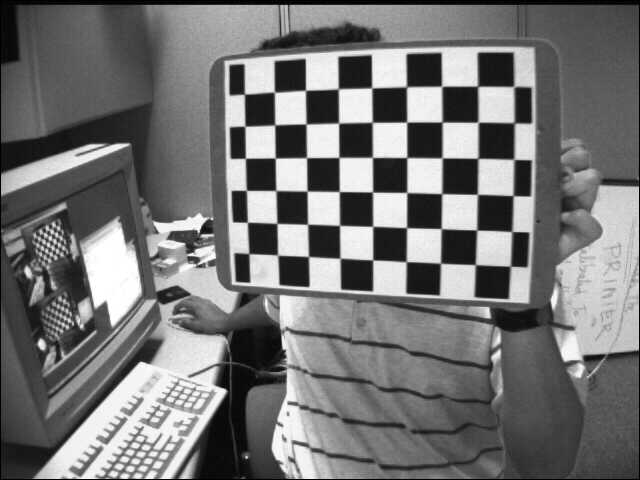
#> input picture src/Camera Calibration and 3D Reconstruction/camera_calibration/camera_calibration/left01.jpg, 640 x 480 px, given in place of noisy2.png, which was not available
$ python ImageThreadholding.py   (Python 2 division)
#> lines starting #> are read from the running program, lines starting #| are printed output that depends on the picture; after the words box and inside, x2 and y2 are one past the last pixel; in counts of white or black regions, pixels touching at a corner belong together; pictures that were not available may be replaced by others from this repository, and a replacement may not be noted

import cv2
import numpy as np
from matplotlib import pyplot as plt

def SimpleThresholding():
	img = cv2.imread('gradient.png',0)
	ret,thresh1 = cv2.threshold(img,127,255,cv2.THRESH_BINARY)
	ret,thresh2 = cv2.threshold(img,127,255,cv2.THRESH_BINARY_INV)
	ret,thresh3 = cv2.threshold(img,127,255,cv2.THRESH_TRUNC)
	ret,thresh4 = cv2.threshold(img,127,255,cv2.THRESH_TOZERO)
	ret,thresh5 = cv2.threshold(img,127,255,cv2.THRESH_TOZERO_INV)
	titles = ['Original Image','BINARY','BINARY_INV','TRUNC','TOZERO','TOZERO_INV']
	images = [img, thresh1, thresh2, thresh3, thresh4, thresh5]
	for i in xrange(6):
		plt.subplot(2,3,i+1),plt.imshow(images[i],'gray')
		plt.title(titles[i])
		plt.xticks([]),plt.yticks([])
	plt.show()


# get different thresholds for different regions of the same image
# better results for images with varying illumination
def AdaptiveThresholding():
	img = cv2.imread('sudoku.png',0)
	img = cv2.medianBlur(img,5)
	ret,th1 = cv2.threshold(img,127,255,cv2.THRESH_BINARY)
	th2 = cv2.adaptiveThreshold(img,255,cv2.ADAPTIVE_THRESH_MEAN_C,\
				cv2.THRESH_BINARY,11,2)
	th3 = cv2.adaptiveThreshold(img,255,cv2.ADAPTIVE_THRESH_GAUSSIAN_C,\
				cv2.THRESH_BINARY,11,2)
	titles = ['Original Image', 'Global Thresholding (v = 127)',
				'Adaptive Mean Thresholding', 'Adaptive Gaussian Thresholding']
	images = [img, th1, th2, th3]
	for i in xrange(4):
		plt.subplot(2,2,i+1),plt.imshow(images[i],'gray')
		plt.title(titles[i])
		plt.xticks([]),plt.yticks([])
	plt.show()

# bimodal image's histogram has two peaks
# Otsu_Binarization automatically calculates a threshold value from image histogram for a bimodal image.
def Otsu_Binarization():
	img = cv2.imread('noisy2.png',0)
#> img is the input picture: shape (480, 640); min 0, max 255, mean 116.6
	# global thresholding
	ret1,th1 = cv2.threshold(img,127,255,cv2.THRESH_BINARY)
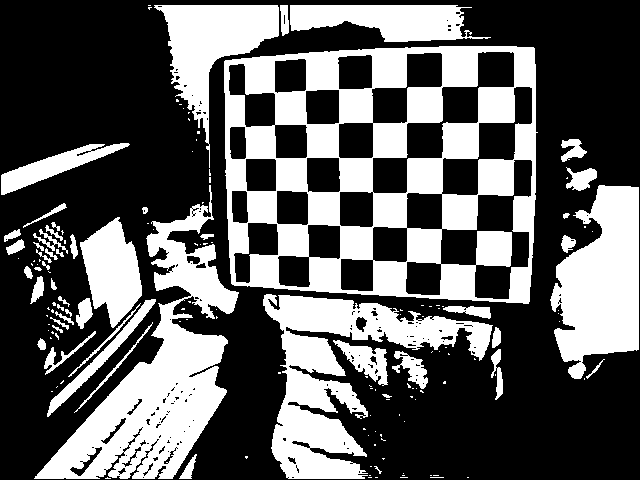
#> th1: shape (480, 640); 37.2% white; 154 white regions (103 under 20 px), largest, box (x1, y1, x2, y2) and area: (224, 46, 538, 304) 40560, (34, 185, 239, 479) 19648, (263, 294, 493, 479) 15143
	print "threshold ",ret1
	# Otsu's thresholding
	ret2,th2 = cv2.threshold(img,0,255,cv2.THRESH_BINARY+cv2.THRESH_OTSU)
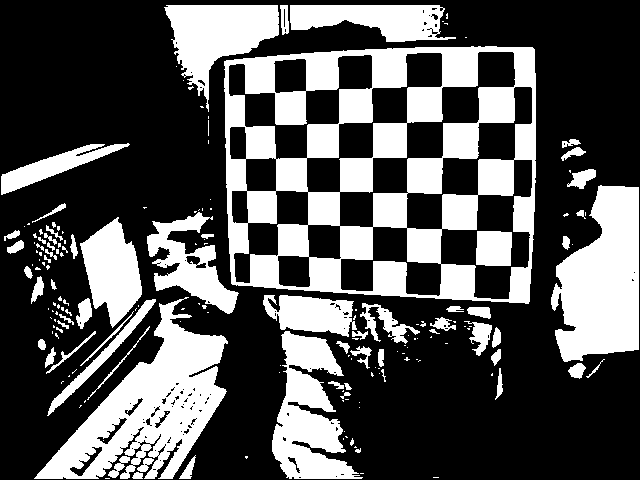
#> th2: shape (480, 640); 33.5% white; 182 white regions (113 under 20 px), largest, box (x1, y1, x2, y2) and area: (224, 46, 536, 304) 38498, (34, 297, 228, 479) 14211, (551, 185, 639, 362) 11058
#> ret2 = 138
	print "threshold ",ret2
#| threshold  138.0
	# Otsu's thresholding after Gaussian filtering
	blur = cv2.GaussianBlur(img,(5,5),0)
	ret3,th3 = cv2.threshold(blur,0,255,cv2.THRESH_BINARY+cv2.THRESH_OTSU)
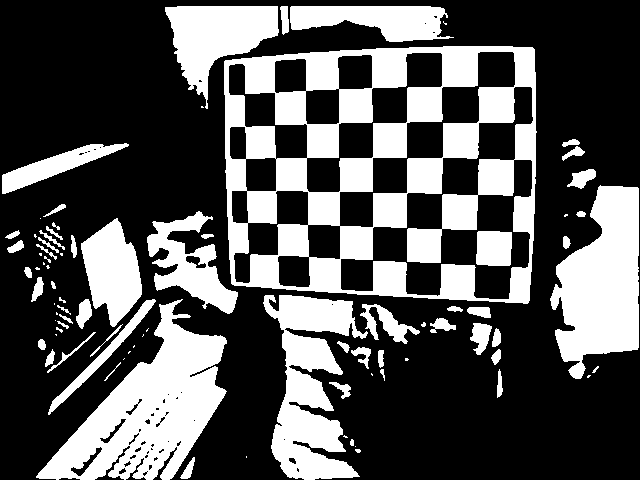
#> th3: shape (480, 640); 33.6% white; 85 white regions (30 under 20 px), largest, box (x1, y1, x2, y2) and area: (224, 46, 537, 304) 38669, (36, 299, 227, 480) 15245, (550, 185, 639, 379) 11267
#> ret3 = 137
	print "threshold ",ret3
#| threshold  137.0
	# plot all the images and their histograms
	images = [img, 0, th1,
			  img, 0, th2,
			  blur, 0, th3]
	titles = ['Original Noisy Image','Histogram','Global Thresholding (v=127)',
			  'Original Noisy Image','Histogram',"Otsu's Thresholding",
			  'Gaussian filtered Image','Histogram',"Otsu's Thresholding"]
	for i in xrange(3):
		plt.subplot(3,3,i*3+1),plt.imshow(images[i*3],'gray')
		plt.title(titles[i*3]), plt.xticks([]), plt.yticks([])
		plt.subplot(3,3,i*3+2),plt.hist(images[i*3].ravel(),256)
		plt.title(titles[i*3+1]), plt.xticks([]), plt.yticks([])
		plt.subplot(3,3,i*3+3),plt.imshow(images[i*3+2],'gray')
		plt.title(titles[i*3+2]), plt.xticks([]), plt.yticks([])
	plt.show()
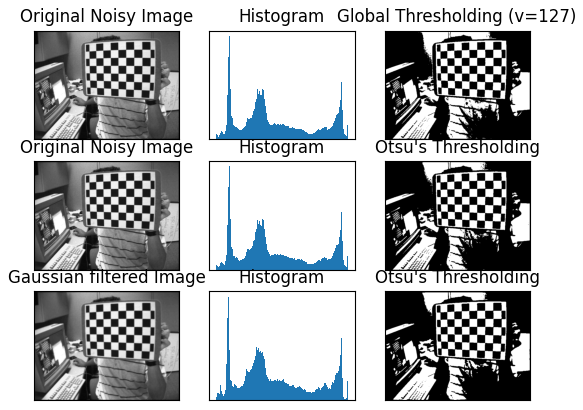
#> figure drawn by matplotlib, 9 panels


#SimpleThresholding()
#AdaptiveThresholding()
Otsu_Binarization()

$ run again, on src/Camera Calibration and 3D Reconstruction/camera_calibration/camera_calibration/left02.jpg
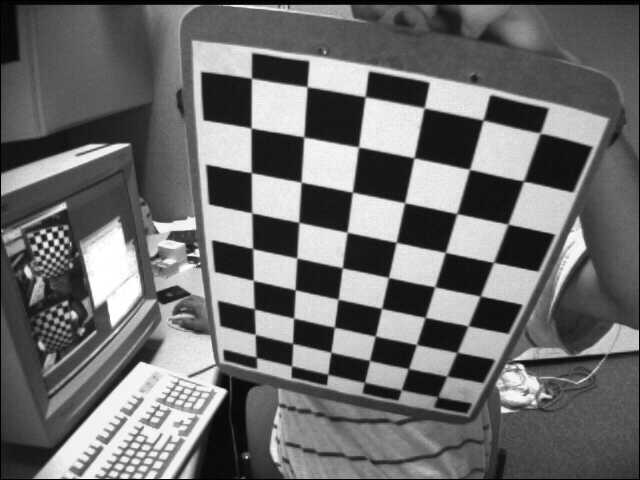
#> input picture src/Camera Calibration and 3D Reconstruction/camera_calibration/camera_calibration/left02.jpg, 640 x 480 px, given in place of noisy2.png, which was not available
#> in Otsu_Binarization, img is the input picture: shape (480, 640); min 0, max 255, mean 109
#> in Otsu_Binarization, `ret1,th1 = cv2.threshold(img,127,255,cv2.THRESH_BINARY)`:
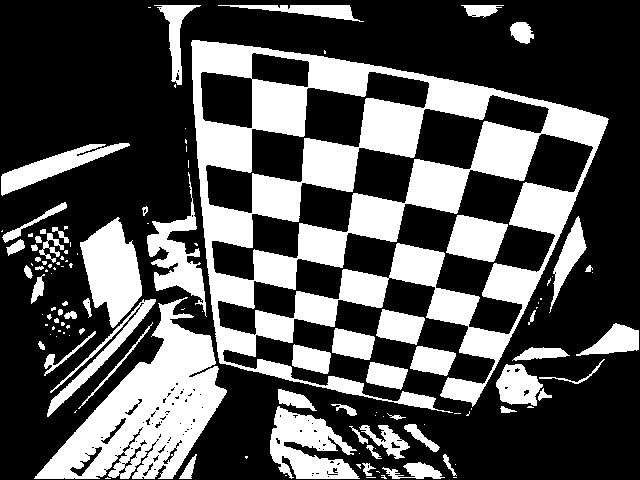
#> th1: shape (480, 640); 32.9% white; 124 white regions (66 under 20 px), largest, box (x1, y1, x2, y2) and area: (191, 40, 609, 413) 52483, (34, 297, 227, 479) 14849, (80, 217, 142, 328) 4141
#> th2: shape (480, 640); 30.9% white; 163 white regions (97 under 20 px), largest, box (x1, y1, x2, y2) and area: (192, 40, 609, 410) 45891, (34, 297, 227, 479) 13903, (80, 218, 142, 328) 4093
#> ret2 = 136
#| threshold  136.0
#> in Otsu_Binarization, `ret3,th3 = cv2.threshold(blur,0,255,cv2.THRESH_BINARY+cv2.THRESH_OTSU)`:
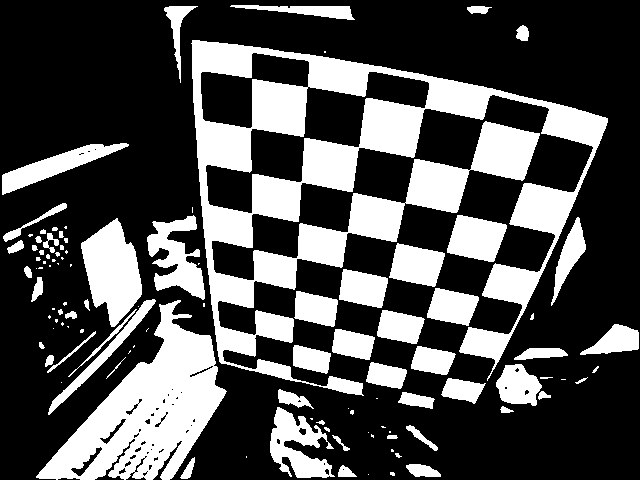
#> th3: shape (480, 640); 30.8% white; 108 white regions (48 under 20 px), largest, box (x1, y1, x2, y2) and area: (191, 40, 608, 396) 44577, (36, 300, 227, 480) 14986, (81, 218, 142, 327) 4106
#> ret3 = 135
#| threshold  135.0
